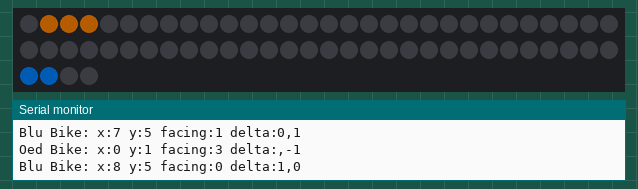
Simulated run of this sketch. Board: Arduino Uno, built with avr-gcc and run on an emulated ATmega328P. On the bench: 64 RGB LEDs in strip order, left to right, continuing on the next row, the last lines printed to the serial monitor. Dim RGB values are drawn brighter than linear; random numbers use the default seed unless the sketch sets one.

Above: at 0.3 s.
At 3.1 s:
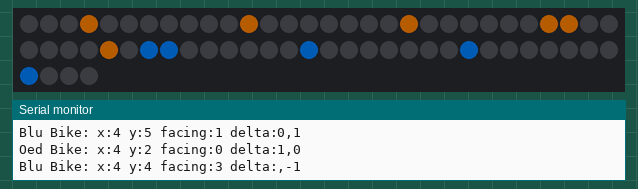
At 16.5 s:
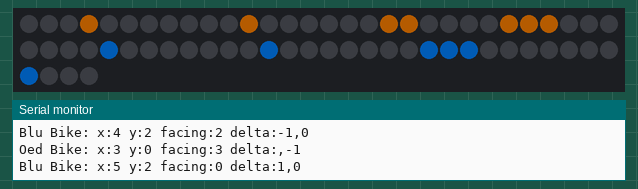
At 34.4 s:
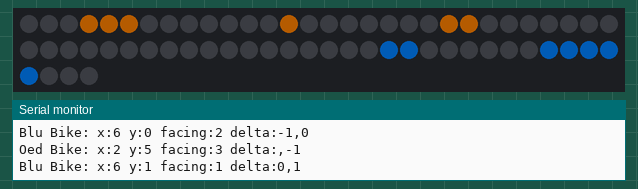

Measured:
- what the display in image 2 shows lasts 1.1 s, from 16.4 s to 17.5 s

The sketch:

tron.ino
```cpp
/*
 * Originally by SamAng219255
 * Modified by Bryan1998
 */

#include <Adafruit_NeoPixel.h>
#include <time.h>

#ifdef __AVR__
#include <avr/power.h>
#endif

#define PIN 6

#define NUMPIXELS 64

#define BRIGHTNESS 25

Adafruit_NeoPixel pixels = Adafruit_NeoPixel(NUMPIXELS, PIN, NEO_GRB + NEO_KHZ800);

int safe = 1;
char pixstor[64] = {
  ' ', ' ', ' ', ' ', ' ', ' ', ' ', ' ',
  ' ', ' ', ' ', ' ', ' ', ' ', ' ', ' ',
  ' ', ' ', ' ', ' ', ' ', ' ', ' ', ' ',
  ' ', ' ', ' ', ' ', ' ', ' ', ' ', ' ',
  ' ', ' ', ' ', ' ', ' ', ' ', ' ', ' ',
  ' ', ' ', ' ', ' ', ' ', ' ', ' ', ' ',
  ' ', ' ', ' ', ' ', ' ', ' ', ' ', ' ',
  ' ', ' ', ' ', ' ', ' ', ' ', ' ', ' '
};

void setup() {
  Serial.begin(9600);
  randomSeed(analogRead(0));
#if defined (__AVR_ATtiny85__)
  if (F_CPU == 16000000) clock_prescale_set(clock_div_1);
#endif
  pixels.begin();
}


int psin(int d) {
  return -(2 * ((int)(d % 4) / 2) - 1) * d % 2;
}
int pcos(int d) {
  return -(2 * ((int)((d + 1) % 4) / 2) - 1) * (d + 1) % 2;
}

int mod(int x, int y) {
  int total = x % y;
  if (total < 0) {
    total += y;
  }
  return total;
}

int bike1[3] = {0, 3, 0};
int bike2[3] = {7, 4, 2};
int bikepl[3] = {8, 4, 15};
int bikep1[3][16] = {
  {0, 0, 0, -1, -1, 1, 1, 0},
  {1, -1, 0, 0},
  {0, 0, 0, -1, 0, 0, -1, -1, 0, 1, 1, 0, -1, -1, 0}
};
int bikep2[3][16] = {
  {0, 0, 0, -1, 1, 0, -1, 0},
  {0, 0, 0, 0},
  {0, 0, 0, 0, 0, 0, 0, -1, 0, 0, -1, -1, 1, 1, -1}
};
//debug stuff
void debugtxt() {
  char xstr[4];
  char ystr[4];
  char fstr[4];
  char dxstr[2];
  char dystr[2];
  itoa(bike1[0], xstr, 10);
  itoa(bike1[1], ystr, 10);
  itoa(bike1[2], fstr, 10);
  itoa(pcos(bike1[2]), dxstr, 10);
  itoa(psin(bike1[2]), dystr, 10);
  char debugstr[50];
  strcpy(debugstr, "Red Bike: x:");
  strcat(debugstr, xstr);
  strcat(debugstr, " y:");
  strcat(debugstr, ystr);
  strcat(debugstr, " facing:");
  strcat(debugstr, fstr);
  strcat(debugstr, " delta:");
  strcat(debugstr, dxstr);
  strcat(debugstr, ",");
  strcat(debugstr, dystr);
  Serial.println(debugstr);
  itoa(bike2[0], xstr, 10);
  itoa(bike2[1], ystr, 10);
  itoa(bike2[2], fstr, 10);
  itoa(pcos(bike2[2]), dxstr, 10);
  itoa(psin(bike2[2]), dystr, 10);
  strcpy(debugstr, "Blu Bike: x:");
  strcat(debugstr, xstr);
  strcat(debugstr, " y:");
  strcat(debugstr, ystr);
  strcat(debugstr, " facing:");
  strcat(debugstr, fstr);
  strcat(debugstr, " delta:");
  strcat(debugstr, dxstr);
  strcat(debugstr, ",");
  strcat(debugstr, dystr);
  Serial.println(debugstr);
}

void emptypix() {
  for (int i = 0; i < 8; i++) {
    for (int j = 0; j < 8; j++) {
      out(i, j, ' ');
    }
  }
  bike1[0] = 0;
  bike1[1] = 3;
  bike1[2] = 0;
  bike2[0] = 7;
  bike2[1] = 4;
  bike2[2] = 2;
  out(3, 0, 'X');
  out(4, 7, 'O');
  pixels.show();
}

void out(int x, int y, char bike) {
  if ((x<0 or x >= 8) and (y<0 or y >= 8)) {
    safe = 0;
  }
  else {
    if (pixstor[y * 8 + x] != ' ') {
      safe = 0;
    }
    int r = 0;
    int g = 32;
    int b = 0;
    if (bike == 'X') {
      r = 64;
    }
    else {
      if (bike == 'O') {
        b = 64;
      }
      else {
        g = 0;
      }
    }
    pixels.setPixelColor(y * 8 + x, pixels.Color(r, g, b));
    pixstor[y * 8 + x] = bike;
  }
}

void loop() {
  srand(rand() + time(NULL));
  emptypix();
  safe = 1;
  while (safe) {
    bike1[2] += rand() / (RAND_MAX / 2) + rand() / (RAND_MAX / 2) - 1;
    bike1[2] = mod(bike1[2], 4);
    bike1[0] += pcos(bike1[2]);
    bike1[1] += psin(bike1[2]);
    bike2[2] += rand() / (RAND_MAX / 2) + rand() / (RAND_MAX / 2) - 1;
    bike2[2] = mod(bike2[2], 4);
    bike2[0] += pcos(bike2[2]);
    bike2[1] += psin(bike2[2]);
    out(bike1[1], bike1[0], 'X');
    out(bike2[1], bike2[0], 'O');
    debugtxt();
    delay(100);
    pixels.show();
  }
  delay(1000);
  Serial.println(safe);
}
```
